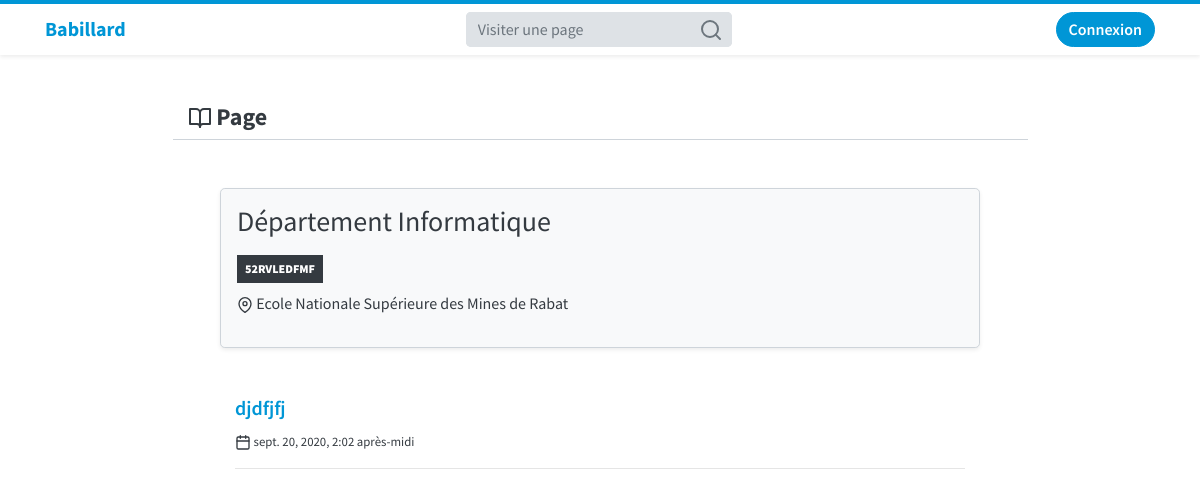
The app's page /page/8/ with its own data.
### pages/models.py (models this page shows, shortened)
class Page(models.Model):
	name = models.CharField(max_length=150, verbose_name='Nom de la page')
	user = models.ForeignKey(User, on_delete=models.CASCADE)
	organisme = models.CharField(max_length=150, verbose_name="Nom de l'organisme (facultatif)", blank=True)
	code = models.CharField(max_length=10, default='0000000000')
	private = models.BooleanField(default=False, verbose_name="Page privé", help_text="Seuls les utilisateurs autorisés peuvent visiter la page et voir ses annonces")
	members = models.ManyToManyField(User, related_name='members', blank=True)
	abonn = models.ManyToManyField(User, related_name='abonn', blank=True)
	login_req = models.BooleanField(default=False, verbose_name="Authentification requise", help_text="Cochez cette case si les utilisateurs annonymes ne sont pas autorisés à visiter la page et voir ses annonces")

class Annonce(models.Model):
	title = models.CharField(max_length=255, verbose_name="Titre de l'annonce")
	content = models.TextField(verbose_name="Contenu")
	page = models.ForeignKey(Page, on_delete=models.CASCADE)
	date_posted = models.DateTimeField(auto_now_add=True)
	date_archive = models.DateTimeField(blank = True , null = True , verbose_name = "Date d'archivage (facultative)", help_text="Une annonce archivée ne sera plus visible que pour vous (dans l'archive de la page)")
	archive = models.BooleanField(default = False)

### pages/views.py (the view)
# urls.py: path('page/<int:page_id>/', pages_views.page, name='page'),
def page(request, page_id):
	page = Page.objects.get(id=page_id)
	if page.login_req and not request.user.is_authenticated:
		return redirect('login')
	if page.private and request.user not in page.members.all():
		raise PermissionDenied
	if page.user == request.user:
		template = "page_back.html"
	else:
		template = "page_front.html"
	return render(request, template, {'page': page})

### users/forms.py
class UpdateForm(forms.ModelForm):
	class Meta:
		model = User
		fields = ['username', 'first_name', 'last_name', 'email']

### users/views.py (called while the page is built)
def update_form(request):
	if request.user.is_authenticated:
		instance = request.user
		up_form = UpdateForm(instance = instance)
	else:
		up_form = UpdateForm()
	return {'up_form': up_form}

### templates/page_front.html (shortened to what this page needs)
{% extends 'home.html' %}
{% block main %}
	    <div class="row justify-content-center mt-5">
	      <div class="col-md-9 border-bottom">
	        <h4><strong> Page</strong></h4>
	      </div>
	    </div>
	    <div class="row justify-content-center py-5">
	    <div class="col-md-8 bg-light shadow-sm rounded p-3 border">
	    <div class="row">
	    <div class="col-md-9">
	      <p class="m-0"><h3 class="d-inline">{{page.name}}</h3>
	      </p>
	      <h3 class="badge badge-dark p-2 rounded-0"><strong>{{page.code}}</strong></h3>
	      {% if page.organisme %}
	      <p> {{page.organisme}}</p>
	      {% endif %}
	      </div>
	      <div class="col-md-3 text-right">
	      </div>
	      </div>
	    </div>
		</div>
		<div class="row justify-content-center pb-5">
			<div class="col-md-8">
			  	{% for ann in page.annonce_set.all %}
			  	{% if not ann.archive %}
			  	<a href="{% url 'annonce' ann.id %}"><h5 class="font-weight-bold">{{ann.title}}</h5></a>
			  	<p><small> {{ann.date_posted}}</small>
			  	</p>
			  	<hr>
			  	{% endif %}
			  	{% endfor %}
			  </div>
			</div>
			</div>
		</div>
{% endblock main %}

### records on screen
Page: name "Département Informatique", code "52RVLEDFMF", organisme "Ecole Nationale Supérieure des Mines de Rabat"
Annonce: title "djdfjfj", date_posted "sept. 20, 2020, 2:02 après-midi"
